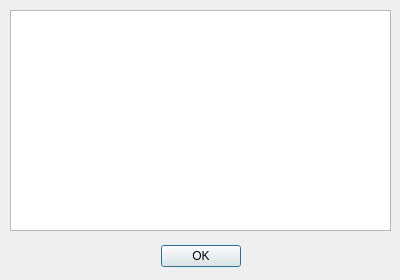
<?xml version="1.0" encoding="UTF-8"?>
<ui version="4.0">
 <class>DialogLog</class>
 <widget class="QDialog" name="DialogLog">
  <property name="geometry">
   <rect>
    <x>0</x>
    <y>0</y>
    <width>400</width>
    <height>280</height>
   </rect>
  </property>
  <property name="windowTitle">
   <string>Log</string>
  </property>
  <property name="windowIcon">
   <iconset resource="imagesources.qrc">
    <normaloff>:/icons/icons/Small/icon100_com_102.png</normaloff>:/icons/icons/Small/icon100_com_102.png</iconset>
  </property>
  <widget class="QDialogButtonBox" name="buttonBox">
   <property name="geometry">
    <rect>
     <x>30</x>
     <y>240</y>
     <width>341</width>
     <height>32</height>
    </rect>
   </property>
   <property name="orientation">
    <enum>Qt::Horizontal</enum>
   </property>
   <property name="standardButtons">
    <set>QDialogButtonBox::Ok</set>
   </property>
   <property name="centerButtons">
    <bool>true</bool>
   </property>
  </widget>
  <widget class="QTextBrowser" name="textBrowser">
   <property name="geometry">
    <rect>
     <x>10</x>
     <y>10</y>
     <width>381</width>
     <height>221</height>
    </rect>
   </property>
  </widget>
 </widget>
 <resources>
  <include location="imagesources.qrc"/>
 </resources>
 <connections>
  <connection>
   <sender>buttonBox</sender>
   <signal>accepted()</signal>
   <receiver>DialogLog</receiver>
   <slot>accept()</slot>
   <hints>
    <hint type="sourcelabel">
     <x>248</x>
     <y>254</y>
    </hint>
    <hint type="destinationlabel">
     <x>157</x>
     <y>274</y>
    </hint>
   </hints>
  </connection>
  <connection>
   <sender>buttonBox</sender>
   <signal>rejected()</signal>
   <receiver>DialogLog</receiver>
   <slot>reject()</slot>
   <hints>
    <hint type="sourcelabel">
     <x>316</x>
     <y>260</y>
    </hint>
    <hint type="destinationlabel">
     <x>286</x>
     <y>274</y>
    </hint>
   </hints>
  </connection>
 </connections>
</ui>
